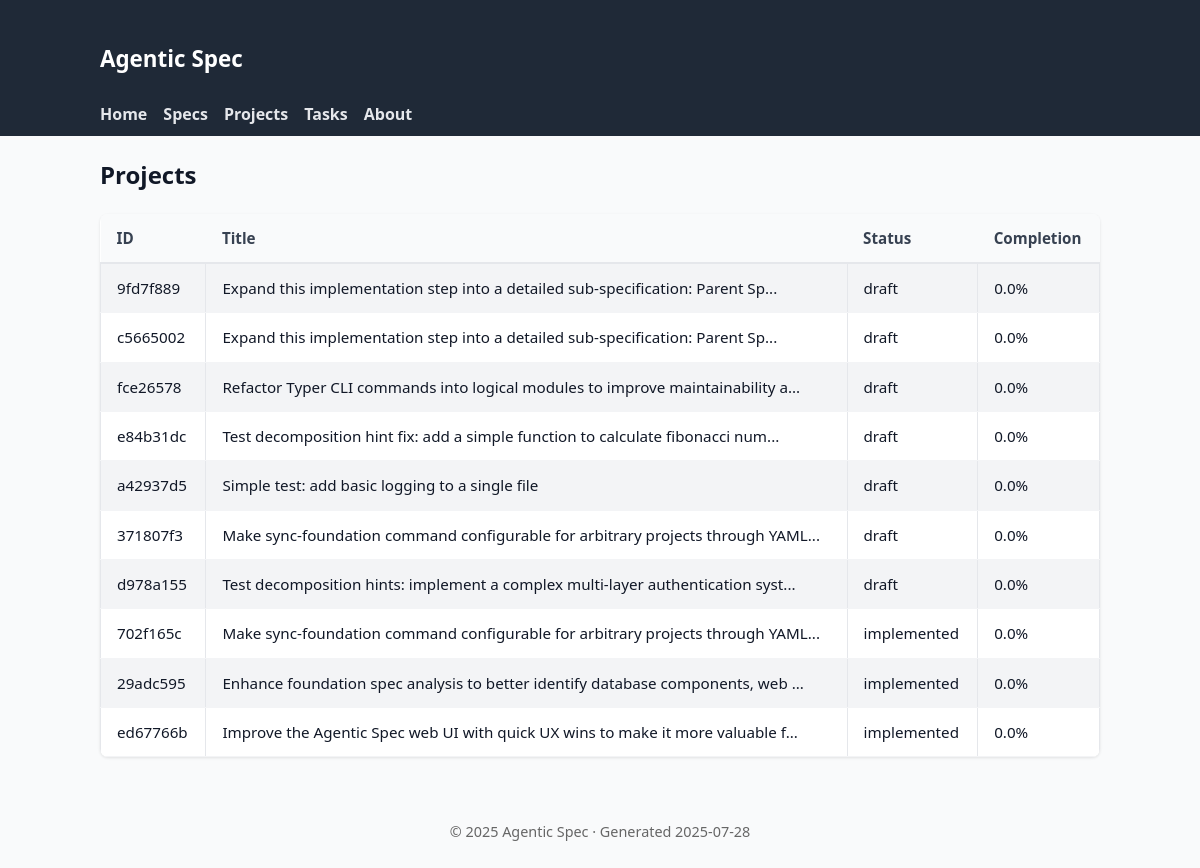
Page /projects on the earlier database version.
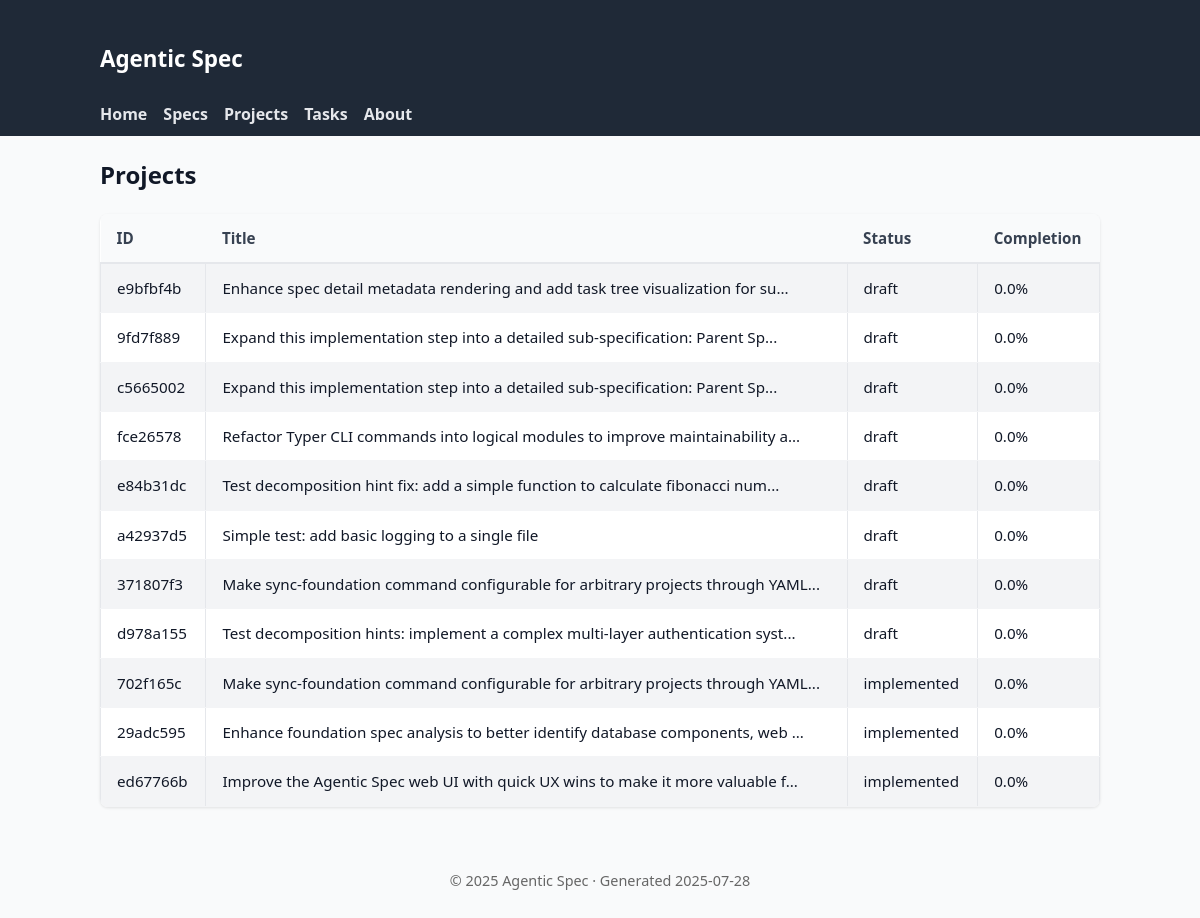
Same page on the later database version.
### tables this page shows
CREATE TABLE specifications (
                id TEXT PRIMARY KEY,
                title TEXT NOT NULL,
                inherits TEXT DEFAULT '[]',
                created TIMESTAMP NOT NULL,
                updated TIMESTAMP NOT NULL,
                version TEXT NOT NULL,
                status TEXT NOT NULL,
                parent_spec_id TEXT,
                child_spec_ids TEXT DEFAULT '[]',
                context TEXT NOT NULL,
                requirements TEXT NOT NULL,
                review_notes TEXT DEFAULT '[]',
                context_parameters TEXT,
                -- Enhanced tracking fields
                workflow_status TEXT DEFAULT 'created',
                is_completed BOOLEAN DEFAULT FALSE,
                completed_at TIMESTAMP,
                last_accessed TIMESTAMP,
                completion_percentage REAL DEFAULT 0.0,
                priority INTEGER DEFAULT 5,
                -- Lifecycle timestamps
                reviewed_at TIMESTAMP,
                approved_at TIMESTAMP,
                implemented_at TIMESTAMP,
                -- Metadata tracking
                created_by TEXT DEFAULT 'system',
                last_updated_by TEXT DEFAULT 'system',
                tags TEXT DEFAULT '[]'
            );

### agentic_spec/web_ui.py (the view)
@app.get("/projects", response_class=HTMLResponse)
async def list_projects(request: Request):
    async with await get_db_manager() as manager:
        specs = await manager.backend.list_specifications()
        projects = []
        for spec in specs:
            projects.append(
                {
                    "id": spec.id,
                    "title": spec.title,
                    "status": spec.status.value,
                    "workflow_status": spec.workflow_status.value,
                    "created": spec.created,
                    "updated": spec.updated,
                    "completion_percentage": spec.completion_percentage,
                    "is_completed": spec.is_completed,
                    "priority": spec.priority,
                    "tags": spec.tags,
                }
            )
        ctx = base_context(request, title="Projects")
        ctx["projects"] = projects
        return templates.TemplateResponse("project_list.html", ctx)

### agentic_spec/web_templates/project_list.html
{% extends 'base.html' %}
{% block content %}
<h2>Projects</h2>
<table>
  <thead>
    <tr>
      <th>ID</th>
      <th>Title</th>
      <th>Status</th>
      <th>Completion</th>
    </tr>
  </thead>
  <tbody>
    {% for p in projects %}
    <tr>
      <td><a href="/specs/{{ p.id }}">{{ p.id }}</a></td>
      <td><a href="/specs/{{ p.id }}">{{ p.title }}</a></td>
      <td><a href="/specs/{{ p.id }}">{{ p.status }}</a></td>
      <td>{{ p.completion_percentage }}%</td>
    </tr>
    {% else %}
    <tr><td colspan="4">No projects available.</td></tr>
    {% endfor %}
  </tbody>
</table>
{% endblock %}

Differences in the rows shown:
added specifications: id "e9bfbf4b", title "Enhance spec detail metadata rendering and add task tree visualization for su...", status "draft", completion_percentage "0.0"
